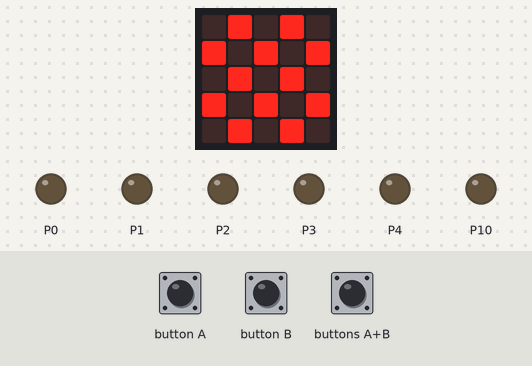
Simulated run of this program. Board: BBC micro:bit (MakeCode). On the bench: the board's 5×5 LED display, output pins drawn as LEDs (lit = HIGH). The test bench sets the inputs (shaded band).

Above: at 1.8 s.

The program:

main.ts
```typescript
input.onButtonPressed(Button.AB, function () {
    alles = 0
})
radio.onReceivedValue(function (name, value) {
    if (alles == 69) {
        if (name.compare("mgx") == 0) {
            rechts = value
        }
        if (name.compare("mgy") == 0) {
            achterui = value
        }
        if (name.compare("mgz") == 0) {
            achterui = value
        }
        r_motor = -1 * achterui - rechts
        l_motor = -1 * achterui + rechts
    }
})
let l_motor = 0
let r_motor = 0
let achterui = 0
let rechts = 0
let alles = 0
basic.showIcon(IconNames.Chessboard)
alles = 69
radio.setGroup(69)
basic.forever(function () {
    if (alles == 69) {
        if (r_motor > 0) {
            pins.analogWritePin(AnalogPin.P0, 0)
            pins.analogWritePin(AnalogPin.P1, Math.abs(r_motor))
        } else {
            pins.analogWritePin(AnalogPin.P1, 0)
            pins.analogWritePin(AnalogPin.P0, Math.abs(r_motor))
        }
        if (l_motor > 0) {
            pins.analogWritePin(AnalogPin.P4, 0)
            pins.analogWritePin(AnalogPin.P10, Math.abs(l_motor))
        } else {
            pins.analogWritePin(AnalogPin.P10, 0)
            pins.analogWritePin(AnalogPin.P4, Math.abs(l_motor))
        }
    }
    while (alles == 0) {
        let b_motor = 0
        if (b_motor > 0) {
            pins.analogWritePin(AnalogPin.P2, 0)
            pins.analogWritePin(AnalogPin.P3, Math.abs(b_motor))
        } else {
            pins.analogWritePin(AnalogPin.P3, 0)
            pins.analogWritePin(AnalogPin.P2, Math.abs(b_motor))
        }
    }
    if (alles == 0) {
        if (input.buttonIsPressed(Button.A)) {
            alles = 60
            pins.analogWritePin(AnalogPin.P0, 1023)
            pins.analogWritePin(AnalogPin.P0, 1023)
        }
        if (input.buttonIsPressed(Button.B)) {
            alles = 69
        }
    }
})
```

test.ts
```typescript
// tests gaan hier; deze zal niet worden gecompileerd wanneer dit pakket wordt gebruikt als extensie.
```
